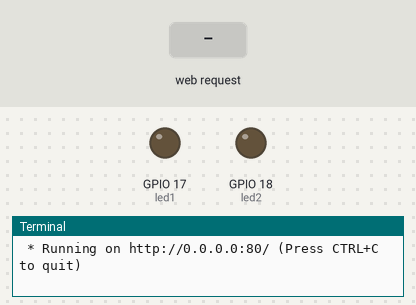
A program run on a simulated Raspberry Pi (BCM pin numbers). On the bench: output pins drawn as LEDs (lit = HIGH), the last lines printed to the terminal. The inputs (shaded band) are chosen by the test bench. The clock reads 2024-03-15 10:24:30 at power-on unless the program sets it.

Above: at 1.2 s.
1.3 s: HTTP request for / received with the fields hiddenElement1=hiddenElement1
At 1.9 s:
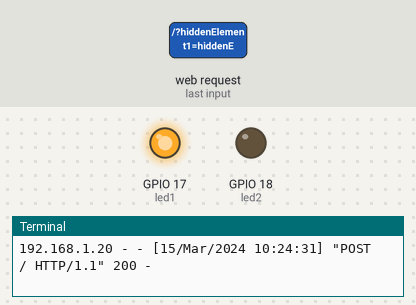
2.8 s: HTTP request for / received
At 3.1 s:
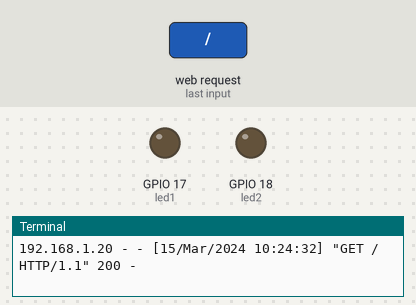
Timing chart, 0 to 5.8 s (numbered marks = the images above; inputs shaded):
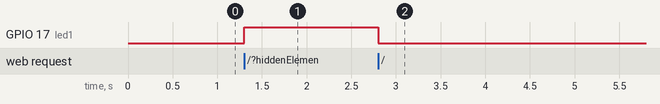

The program:

app.py
```python
from flask import Flask, render_template, request
import RPi.GPIO as GPIO

GPIO.setwarnings(False)
GPIO.setmode(GPIO.BCM)
GPIO.setup(17,GPIO.OUT)
GPIO.setup(18,GPIO.OUT)

app = Flask(__name__)

@app.route("/", methods=["GET","POST"])
def index():
	led1 = GPIO.input(17)
	led2 = GPIO.input(18)
	if request.method == "POST":
		if('hiddenElement1' in request.form):
			if(led1 == True):
				GPIO.output(17,GPIO.LOW)
				msg1 = "RED is off"
				checked1 = ""
			else:
				GPIO.output(17,GPIO.HIGH)
#				msg1 = request.form.get("submitBtn")
				msg1 = "RED is on"
				checked1 = "checked"
			if(led2 == True):
				msg2 = "BLUE is on"
				checked2 ="checked"
			else:
				msg2 = "BLUE is off"
				checked2 = ""
		else:
			if(led2 == True):
				GPIO.output(18,GPIO.LOW)
				msg2 = "BLUE is off"
				checked2 = ""
			else:
				GPIO.output(18,GPIO.HIGH)
#				msg2 = request.form.get("submitBtn")
				msg2 = "BLUE is on"
				checked2 = "checked"
			if(led1 == True):
				msg1 = "RED is on"
				checked1 = "checked"
			else:
				msg1 = "RED is off"
				checked1 = ""
	else:
		GPIO.output(17, GPIO.LOW)
		GPIO.output(18, GPIO.LOW)
		msg1 = "RED is off"
		msg2 = "BLUE is off"
		checked1 = ""
		checked2 = ""
	return render_template("index.html",msg1=msg1,msg2=msg2,checked1=checked1,checked2=checked2)

if __name__ == "__main__":
	app.run(host="0.0.0.0", port=80)
```

Measured:
- after the input at 1.3 s, GPIO 17 (led1): LOW → HIGH at once
- after the input at 2.8 s, GPIO 17 (led1): HIGH → LOW at once
